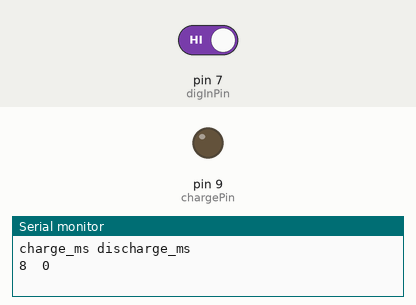
This sketch was run on a simulated Arduino Uno, built with avr-gcc and run on an emulated ATmega328P. Parts: output pins drawn as LEDs (lit = HIGH), the last lines printed to the serial monitor. Inputs (shaded band) come from the test bench; at power-on: pin 7 (digInPin) HIGH.

Above: at 1.2 s.
1.3 s: pin 7 (digInPin) driven LOW
At 1.6 s:
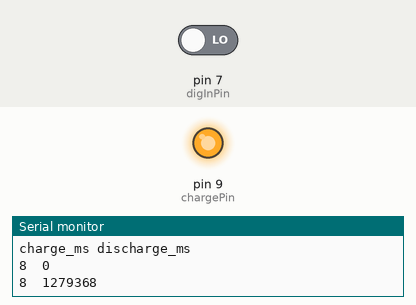
2.8 s: pin 7 (digInPin) driven HIGH
At 4.0 s:
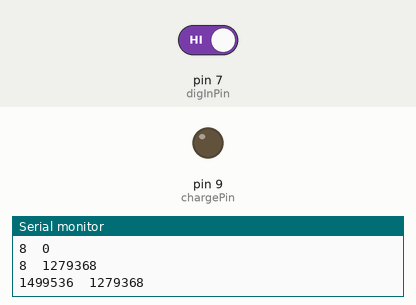
Timing chart, 0 to 5.8 s (numbered marks = the images above; inputs shaded):
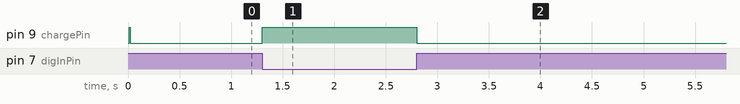

The sketch:

0403_Cap_Charging_Delta_t_v001.ino
```cpp
/*
 * CC-BY, Rolf Becker, Rhine-Waal University, 2021-05-03
 * Charging and discharging a capacitor.
 * Schematic:
 * GND - C - [Vcap] - R - D9
 * [Vcap] - A5
 * [Vcap] - D7
 * The node (potential) between R anc C is named [Vcap]. It is the capacitor voltage with respect to GND.
 * R: 100 k
 * C: 10 uF (electrolytic)
 * D9: controls charging and discharging of C.
 * A5: analog input, observes the capacitor voltage.
 * D7: digital input, to investigate at which voltage levels the digital input level changes.
 */


const int chargePin =  9;
const int digInPin =   7;

const unsigned long msChargeDuration =  10;
unsigned long       msChargeRef      =   0;
unsigned long       msChargeElapsed  =   0;

bool chargeState = LOW;
bool digInState  = LOW;

unsigned long ms             = 0;
unsigned long t_charge_ms    = 0;
unsigned long t_discharge_ms = 0;
unsigned long t0             = 0;

void setup() {
  pinMode(chargePin,OUTPUT);
  digitalWrite(chargePin,chargeState);

  pinMode(digInPin,INPUT);

  Serial.begin(115200);
  Serial.println("charge_ms discharge_ms");

  ms = millis();
  msChargeRef = ms;
}


void loop() {

  ms = millis();

  msChargeElapsed = (ms - msChargeRef);

  if (msChargeElapsed >= msChargeDuration) {
    msChargeRef = ms;

    if (chargeState == LOW) {
      chargeState = toggle(chargePin);
      t0 = micros();
      while(!digitalRead(digInPin));
      t_charge_ms = micros() - t0;
    }
    else {
      chargeState = toggle(chargePin);
      t0 = micros();
      while(digitalRead(digInPin));
      t_discharge_ms = micros() - t0;
    }

    Serial.print(t_charge_ms);
    Serial.print("  ");
    Serial.println(t_discharge_ms);
  }
}

bool toggle(int pin) {
  bool newPinState = !digitalRead(pin);
  digitalWrite(pin, newPinState);
  return(newPinState);
}
```

Measured:
- after the input at 1.3 s, pin 9 (chargePin): LOW → HIGH at once
- after the input at 2.8 s, pin 9 (chargePin): HIGH → LOW at once
